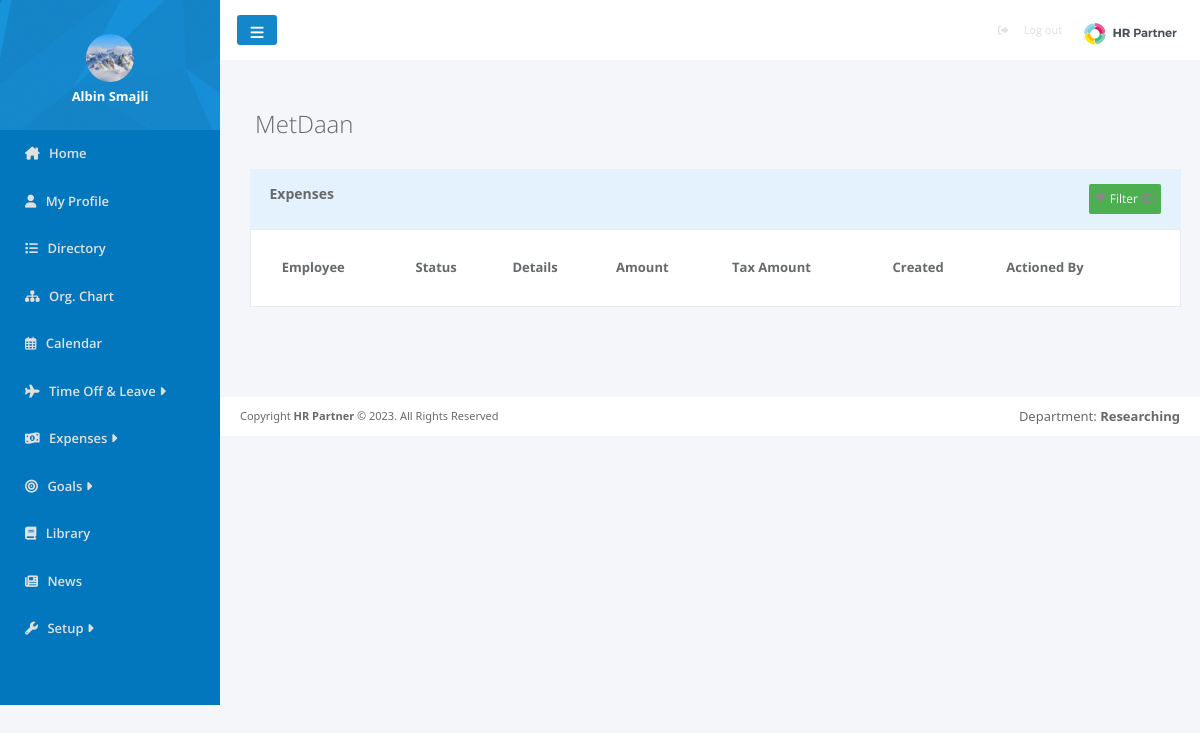
The page /pages/expenses.php (signed in) on the database as committed earlier.
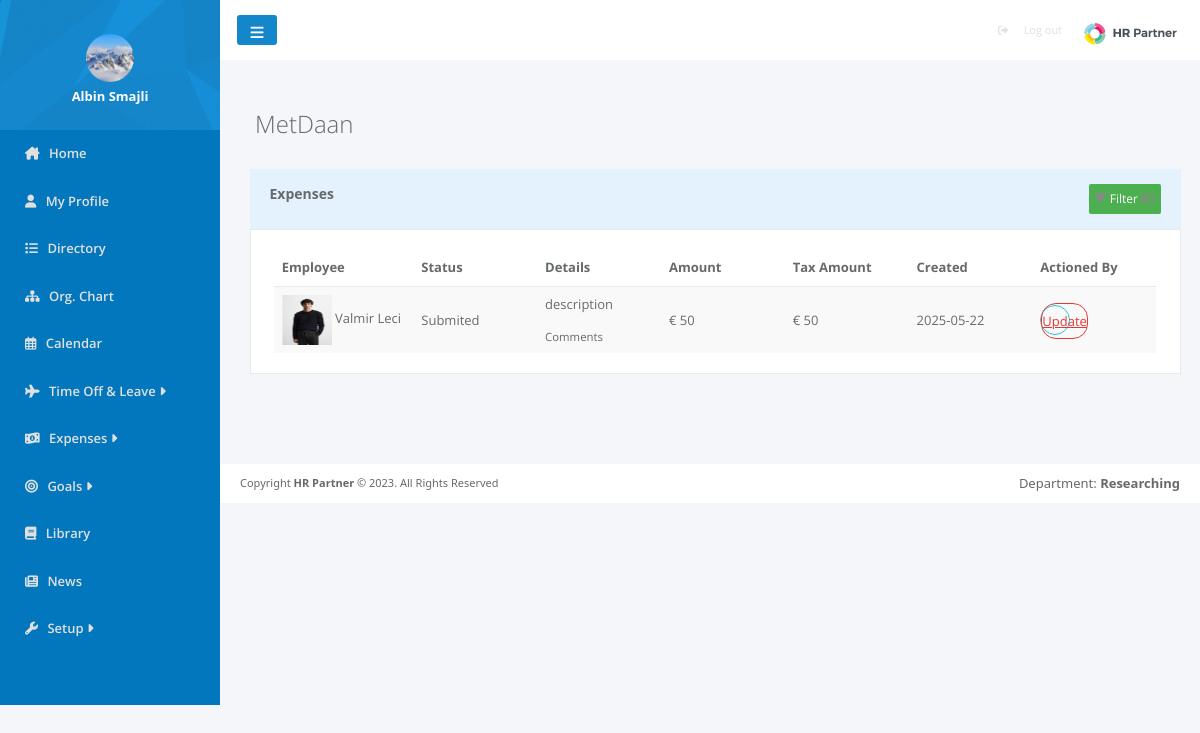
The same page on the database as committed later.
### tables this page shows
CREATE TABLE `users` (
  `user_id` int(100) NOT NULL,
  `image` varchar(500) DEFAULT NULL,
  `name` varchar(200) NOT NULL,
  `surname` varchar(200) NOT NULL,
  `email` varchar(200) NOT NULL,
  `password` varchar(500) NOT NULL,
  `Position_ID` int(11) DEFAULT NULL,
  `Departament_ID` int(11) DEFAULT NULL,
  `role` int(11) NOT NULL,
  `location` varchar(100) DEFAULT NULL,
  `status` varchar(100) DEFAULT NULL,
  `report_to` int(11) DEFAULT NULL,
  `gender` varchar(10) DEFAULT NULL,
  `born` date DEFAULT NULL,
  `started` date DEFAULT NULL,
  `company` int(11) DEFAULT NULL
);

CREATE TABLE `expenses` (
  `id` int(11) NOT NULL,
  `send_to` int(11) NOT NULL,
  `user_id` int(11) NOT NULL,
  `claim_date` date NOT NULL,
  `currency` varchar(10) NOT NULL,
  `description` varchar(500) NOT NULL,
  `comments` varchar(500) NOT NULL,
  `category` varchar(100) NOT NULL,
  `details` varchar(200) NOT NULL,
  `amount` double NOT NULL,
  `tax` double NOT NULL,
  `receipts` varchar(500) NOT NULL,
  `status` varchar(100) NOT NULL,
  `created` date NOT NULL,
  `approved` date DEFAULT NULL
);

### pages/addExpensseLogic.php (called while the page is built, shortened)
<?php
$userId = $_SESSION['user_id'];
$Submited="Submited";
$approveQuery = "SELECT e.id, e.send_to, e.user_id, e.claim_date, e.currency,
e.description, e.comments, e.category, e.details,e.amount, e.tax,
e.receipts, e.status, e.created, u.user_id, u.image, u.name, u.surname FROM expenses e RIGHT JOIN users u on u.user_id=e.user_id
WHERE e.send_to = :user_id AND e.status LIKE :status";
$prep = $con->prepare($approveQuery);
$prep->bindParam(':user_id', $userId);
$prep->bindParam(':status', $Submited);
$prep->execute();
$approves = $prep->fetchAll();
?>

### pages/expenses.php (the view, shortened to what the changed rows need)
<?php
require_once '../config.php';
include 'addExpensseLogic.php';
?>
<head>
    <link rel="stylesheet" href="../css/expenses.css">
    <link href="https://cdn.jsdelivr.net/npm/bootstrap@5.3.1/dist/css/bootstrap.min.css" rel="stylesheet"
>
</head>
<body style="background-color: #F4F6FA;">
    <div>
        <?php include '../template/sidebar.php' ?>
    </div>
    <div class="content">
        <div class="expensesHead">
            <?php echo "<h2>" . $_SESSION['company_name'] . "</h2>"; ?>
        </div>
        <div class="expensesBody">
            <div class="expensesTableBody">
                <table class="recentExpenses">
                    <thead>
                        <tr>
                            <th>Employee</th>
                            <th>Status</th>
                            <th>Details</th>
                            <th>Amount</th>
                            <th>Tax Amount</th>
                            <th>Created</th>
                            <th>Actioned By</th>
                        </tr>
                    </thead>
                    <tbody>
                        <?php foreach ($approves as $approve): ?>
                            <tr>
                                <td>
                                <img src="../userIMG/<?= $approve['image'] ?>" alt="" width="50px" height="50px">
                                    <?= $approve['name'] ?>
                                    <?= $approve['surname'] ?>
                                </td>
                                <td>
                                    <?= $approve['status'] ?>
                                </td>
                                <td>
                                    <p> <?= $approve['description'] ?></p>
                                    <small><?= $approve['comments'] ?> </small>
                                </td>
                                <td>
                                    <?= $approve['currency'] ?>
                                    <?= $approve['amount'] ?>
                                </td>
                                <td>
                                <?= $approve['currency']?>
                                <?= $approve['amount'] ?>
                                </td>
                                <td>
                                <?= $approve['created'] ?>
                                </td>
                                <td>
                                   <button>
                                        <a href="updateExpense.php?expense_id=<?= $approve['id'] ?>">
                                            Update
                                        </a>
                                    </button>
                                </td>
                            </tr>
                        <?php endforeach; ?>
                    </tbody>
                </table>
            </div>
        </div>
    </div>
</body>
</html>

### template/sidebar.php (shortened to what the changed rows need)
<?php $sql = "SELECT u.user_id, u.image from users u where user_id=$userId";
$prep = $con->prepare($sql);
$prep->execute();
$userImages = $prep->fetchAll();
?>
<head>
    <link rel="stylesheet" href="../css/index.css">
</head>
<div id="sidebar">
    <ul id="sidebarElements">
        <li id="profile">
            <div class="profile-element">
                <span class="profile-element-image">
                    <?php foreach ($userImages as $userImage): ?>
                        <img src="../userIMG/<?= $userImage['image'] ?>" alt="">
                    <?php endforeach; ?>
                </span>
            </div>
        </li>
    </ul>
</div>

Rows that differ between the two databases and show on the page:
added expenses: user.image (picture), user.name "Valmir", user.surname "Leci", status "Submited", description "description", comments "Comments", currency "€", amount "50", created "2025-05-22"
